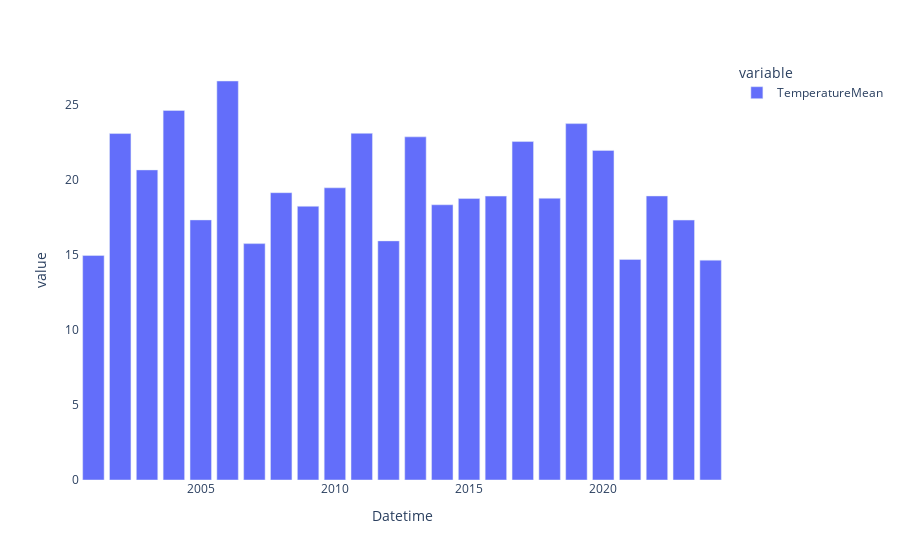

Here is the notebook cell this chart was saved with:
### Code cell
def barChart(dataset,variable,startDate,endDate,period):


    dataset["Datetime"] = pd.to_datetime(dataset["Datetime"])
    daterange = pd.date_range(startDate, endDate, freq=period)

    filtered_dataset = dataset[dataset["Datetime"].isin(daterange)]

    fig = px.bar(filtered_dataset, y=variable,x = "Datetime")
    fig.update_layout(plot_bgcolor='white')
    fig.show()

startDate = pd.Timestamp("2000-01-01", tz='UTC')
endDate = pd.Timestamp("2024-07-31", tz='UTC')
variable = ["TemperatureMean"]
period = "Y"
print(barChart(dataset,variable,startDate,endDate,period))

### Figure 1 — Plotly figure (JSON) as saved in the notebook; plotly's stock layout.template omitted (floating-point values rounded to 4 significant figures)
{"data": [{"alignmentgroup": "True", "hovertemplate": "variable=TemperatureMean<br>Datetime=%{x}<br>value=%{y}<extra></extra>", "legendgroup": "TemperatureMean", "marker": {"color": "#636efa", "pattern": {"shape": ""}}, "name": "TemperatureMean", "offsetgroup": "TemperatureMean", "orientation": "v", "showlegend": true, "textposition": "auto", "type": "bar", "x": ["2000-12-31T00:00:00+00:00", "2001-12-31T00:00:00+00:00", "2002-12-31T00:00:00+00:00", "2003-12-31T00:00:00+00:00", "2004-12-31T00:00:00+00:00", "2005-12-31T00:00:00+00:00", "2006-12-31T00:00:00+00:00", "2007-12-31T00:00:00+00:00", "2008-12-31T00:00:00+00:00", "2009-12-31T00:00:00+00:00", "2010-12-31T00:00:00+00:00", "2011-12-31T00:00:00+00:00", "2012-12-31T00:00:00+00:00", "2013-12-31T00:00:00+00:00", "2014-12-31T00:00:00+00:00", "2015-12-31T00:00:00+00:00", "2016-12-31T00:00:00+00:00", "2017-12-31T00:00:00+00:00", "2018-12-31T00:00:00+00:00", "2019-12-31T00:00:00+00:00", "2020-12-31T00:00:00+00:00", "2021-12-31T00:00:00+00:00", "2022-12-31T00:00:00+00:00", "2023-12-31T00:00:00+00:00"], "xaxis": "x", "y": [14.96, 23.08, 20.66, 24.62, 17.33, 26.59, 15.75, 19.15, 18.24, 19.47, 23.1, 15.93, 22.86, 18.34, 18.75, 18.92, 22.55, 18.77, 23.75, 21.96, 14.7, 18.93, 17.32, 14.65], "yaxis": "y"}], "layout": {"barmode": "relative", "legend": {"title": {"text": "variable"}, "tracegroupgap": 0}, "margin": {"t": 60}, "plot_bgcolor": "white", "xaxis": {"anchor": "y", "domain": [0, 1], "title": {"text": "Datetime"}}, "yaxis": {"anchor": "x", "domain": [0, 1], "title": {"text": "value"}}}}
